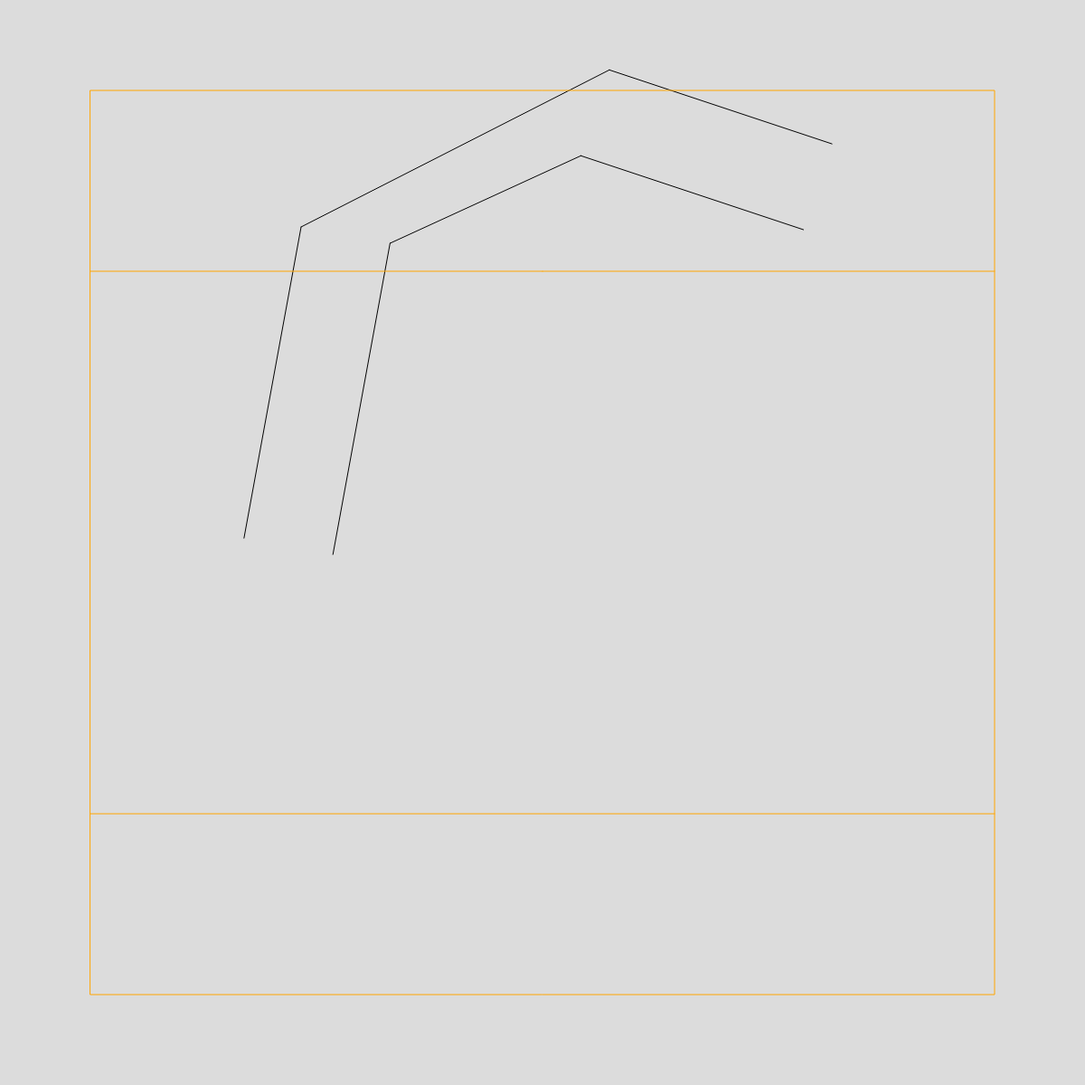
Frame 1 (no input)
Frame 60 (no input): identical to frame 1, image omitted
Frame 120 (the mouse pressed at the canvas centre since frame 60): identical to frame 1, image omitted

The p5.js sketch that drew this single still picture (run headless with seeded random() and noise() and a simulated clock; from frame 60 on, the mouse is pressed at the canvas centre):

// p5.js sketch
// ── sketch.js
let hypotenuseA;
let firstPointaX;
let firstPointaY;


let secondPointaX;
let secondPointaY;


let thirdPointaX;
let thirdPointaY;

let fourthPointaX;
let fouthPointaY;

let aLength;

let hypotenuseB;
let firstPointbX;
let firstPointbY;


let secondPointbX;
let secondPointbY;


let bLength;

function setup() {
  createCanvas(1200, 1200);
  
  // rectangle a calculations
  
  hypotenuseA = random(100,200);
  let angleA = random(15, 80);
    
  // first and second points
    
    firstPointaX = 600-(round(abs((hypotenuseA*cos(angleA))), 2));
    firstPointaY = 300-(round(abs((hypotenuseA*sin(angleA))), 2));
   

    secondPointaX = 600-(round(abs(((100+hypotenuseA)*cos(angleA))), 2));
    secondPointaY = 300-(round(abs(((100+hypotenuseA)*sin(angleA))), 2));
    
   
  
    // third and fourth points
    aLength = random(200, 400);
    thirdPointaX = firstPointaX-abs((sin(angleA)*aLength))
    thirdPointaY = firstPointaY+abs((cos(angleA)*aLength))
  
    fourthPointaX = thirdPointaX-abs(100*cos(angleA));
    fourthPointaY = thirdPointaY-abs(100*sin(angleA));
  
  // rectangle b calculations
  
  hypotenuseB = random(100, 200);
    let angleB = random(15,80)
  
    // first and second points 
    
    firstPointbX = 600+(round(abs((hypotenuseB*cos(angleB))), 2));
    firstPointbY = 300-(round(abs((hypotenuseB*sin(angleB))), 2));

    secondPointbX = 600+(round(abs(((100+hypotenuseB)*cos(angleB))), 2));
    secondPointbY = 300-(round(abs(((100+hypotenuseB)*sin(angleB))), 2));
  
    // third and fourth points
    bLength = random(200, 400);
    thirdPointbX = firstPointbX+abs((sin(angleB)*bLength))
    thirdPointbY = firstPointbY+abs((cos(angleB)*bLength))
  
    fourthPointbX = thirdPointbX+abs(100*cos(angleB));
    fourthPointbY = thirdPointbY-abs(100*sin(angleB));
    
}

function draw() {
  background(220);

  stroke(3);
  
  // tester/non-cut lines:
  // line(firstPointaX, firstPointaY, secondPointaX, secondPointaY);
  // line(firstPointbX, firstPointbY, secondPointbX, secondPointbY);
  // line(firstPointaX, firstPointaY, thirdPointaX, thirdPointaY);
  // line(thirdPointaX, thirdPointaY, fourthPointaX, fourthPointaY);

  line(fourthPointaX, fourthPointaY, secondPointaX, secondPointaY)
  line(secondPointaX, secondPointaY, secondPointbX, secondPointbY)
  line(thirdPointaX, thirdPointaY, firstPointaX, firstPointaY)
  line(firstPointaX, firstPointaY, firstPointbX, firstPointbY)
  line(firstPointbX, firstPointbY, thirdPointbX, thirdPointbY)
  line(secondPointbX, secondPointbY, fourthPointbX, fourthPointbY)
  
  
  //REGISTRATION LINES
  stroke('orange');
  noFill();
  rect(100, 100, 1000, 1000);
  line(100, 300, 1100, 300);
  line(100, 900, 1100, 900);
  point(600,300)
}
